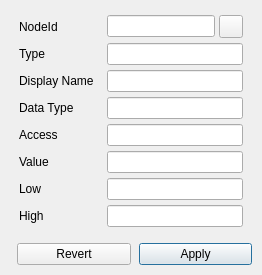
<?xml version="1.0" encoding="UTF-8"?>
<ui version="4.0">
 <class>PropertyNodeWidget</class>
 <widget class="QWidget" name="PropertyNodeWidget">
  <layout class="QVBoxLayout" name="propertyNodeLayout">
   <property name="spacing">
    <number>0</number>
   </property>
   <property name="leftMargin">
    <number>0</number>
   </property>
   <property name="topMargin">
    <number>0</number>
   </property>
   <property name="rightMargin">
    <number>0</number>
   </property>
   <property name="bottomMargin">
    <number>0</number>
   </property>
   <item>
    <widget class="QScrollArea" name="propertyNodeScroll">
     <property name="frameShape">
      <enum>QFrame::NoFrame</enum>
     </property>
     <property name="widgetResizable">
      <bool>true</bool>
     </property>
     <property name="horizontalScrollBarPolicy">
      <enum>Qt::ScrollBarAlwaysOff</enum>
     </property>
     <property name="panelBody" stdset="0">
      <bool>true</bool>
     </property>
     <widget class="QWidget" name="propertyNodeBody">
      <layout class="QVBoxLayout" name="propertyNodeBodyLayout">
       <property name="spacing">
        <number>8</number>
       </property>
       <property name="leftMargin">
        <number>10</number>
       </property>
       <property name="topMargin">
        <number>6</number>
       </property>
       <property name="rightMargin">
        <number>10</number>
       </property>
       <property name="bottomMargin">
        <number>0</number>
       </property>
       <item>
        <widget class="QWidget" name="propertyNodeHost">
         <layout class="QGridLayout" name="propertyNodeForm" columnstretch="0,1">
          <property name="horizontalSpacing">
           <number>13</number>
          </property>
          <property name="verticalSpacing">
           <number>5</number>
          </property>
          <item row="0" column="0">
           <widget class="ElidedLabel" name="propertyNodeIdLabel">
            <property name="text">
             <string>NodeId</string>
            </property>
           </widget>
          </item>
          <item row="0" column="1">
           <layout class="QHBoxLayout" name="propertyNodeIdLayout">
            <property name="spacing">
             <number>4</number>
            </property>
            <item>
             <widget class="ElidedLineEdit" name="propertyNodeIdEdit">
              <property name="readOnly">
               <bool>true</bool>
              </property>
             </widget>
            </item>
            <item>
             <widget class="QToolButton" name="propertyCopyNodeIdButton">
              <property name="toolTip">
               <string>Copy NodeId</string>
              </property>
             </widget>
            </item>
           </layout>
          </item>
          <item row="1" column="0">
           <widget class="ElidedLabel" name="propertyTypeLabel">
            <property name="text">
             <string>Type</string>
            </property>
           </widget>
          </item>
          <item row="1" column="1">
           <widget class="ElidedLineEdit" name="propertyTypeEdit">
            <property name="readOnly">
             <bool>true</bool>
            </property>
           </widget>
          </item>
          <item row="2" column="0">
           <widget class="ElidedLabel" name="propertyNameLabel">
            <property name="text">
             <string>Display Name</string>
            </property>
           </widget>
          </item>
          <item row="2" column="1">
           <widget class="ElidedLineEdit" name="propertyNameEdit">
            <property name="readOnly">
             <bool>true</bool>
            </property>
           </widget>
          </item>
          <item row="3" column="0">
           <widget class="ElidedLabel" name="propertyDataTypeLabel">
            <property name="text">
             <string>Data Type</string>
            </property>
           </widget>
          </item>
          <item row="3" column="1">
           <widget class="ElidedLineEdit" name="propertyDataTypeEdit">
            <property name="readOnly">
             <bool>true</bool>
            </property>
           </widget>
          </item>
          <item row="4" column="0">
           <widget class="ElidedLabel" name="propertyAccessLabel">
            <property name="text">
             <string>Access</string>
            </property>
           </widget>
          </item>
          <item row="4" column="1">
           <widget class="ElidedLineEdit" name="propertyAccessEdit">
            <property name="readOnly">
             <bool>true</bool>
            </property>
           </widget>
          </item>
          <item row="5" column="0">
           <widget class="ElidedLabel" name="propertyValueLabel">
            <property name="text">
             <string>Value</string>
            </property>
           </widget>
          </item>
          <item row="5" column="1">
           <widget class="ElidedLineEdit" name="propertyValueEdit"/>
          </item>
          <item row="6" column="0">
           <widget class="ElidedLabel" name="propertyLowLabel">
            <property name="text">
             <string>Low</string>
            </property>
           </widget>
          </item>
          <item row="6" column="1">
           <widget class="ElidedLineEdit" name="propertyLowEdit"/>
          </item>
          <item row="7" column="0">
           <widget class="ElidedLabel" name="propertyHighLabel">
            <property name="text">
             <string>High</string>
            </property>
           </widget>
          </item>
          <item row="7" column="1">
           <widget class="ElidedLineEdit" name="propertyHighEdit"/>
          </item>
         </layout>
        </widget>
       </item>
       <item>
        <spacer name="propertyNodeSpacer">
         <property name="orientation">
          <enum>Qt::Vertical</enum>
         </property>
        </spacer>
       </item>
      </layout>
     </widget>
    </widget>
   </item>
   <item>
    <widget class="QWidget" name="propertyNodeActions">
     <layout class="QHBoxLayout" name="propertyNodeButtonsLayout">
      <property name="leftMargin">
       <number>10</number>
      </property>
      <property name="topMargin">
       <number>0</number>
      </property>
      <property name="rightMargin">
       <number>10</number>
      </property>
      <property name="bottomMargin">
       <number>10</number>
      </property>
      <property name="spacing">
       <number>8</number>
      </property>
      <item>
       <spacer name="propertyNodeButtonsSpacer">
        <property name="orientation">
         <enum>Qt::Horizontal</enum>
        </property>
       </spacer>
      </item>
      <item>
       <widget class="QPushButton" name="propertyRevertButton">
        <property name="text">
         <string>Revert</string>
        </property>
       </widget>
      </item>
      <item>
       <widget class="QPushButton" name="propertyApplyButton">
        <property name="text">
         <string>Apply</string>
        </property>
        <property name="default">
         <bool>true</bool>
        </property>
       </widget>
      </item>
     </layout>
    </widget>
   </item>
  </layout>
 </widget>
 <customwidgets>
  <customwidget>
   <class>ElidedLineEdit</class>
   <extends>QLineEdit</extends>
   <header>elidedlineedit.h</header>
  </customwidget>
  <customwidget>
   <class>ElidedLabel</class>
   <extends>QLabel</extends>
   <header>elidedlabel.h</header>
  </customwidget>
 </customwidgets>
 <resources/>
 <connections/>
</ui>
